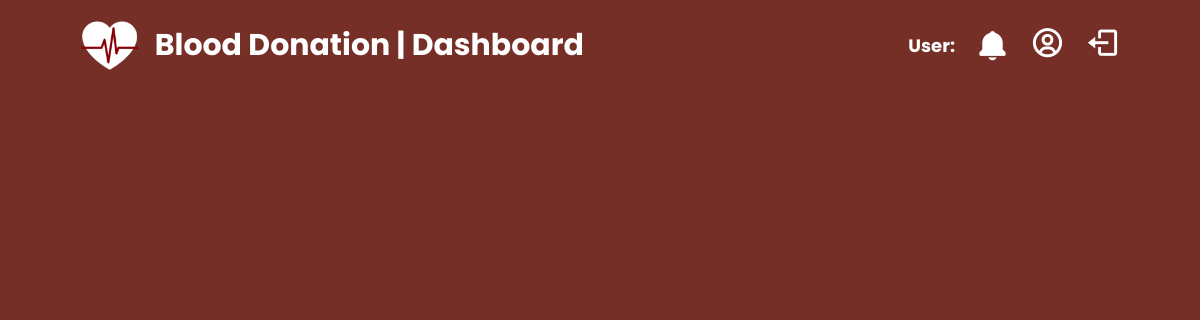
The app's page /admin_approval, older data.
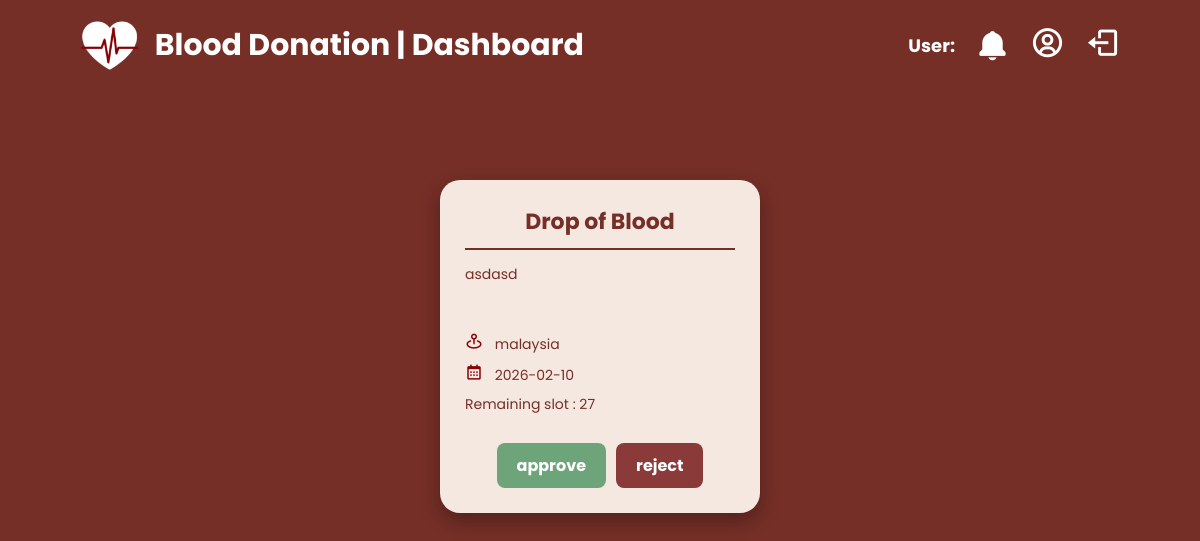
The same page, newer data.
### tables this page shows
CREATE TABLE DonationEvent (
    eventID VARCHAR(20) NOT NULL,
    eventName VARCHAR(100) NOT NULL,
    eventDate DATE NOT NULL,
    eventLocation VARCHAR(20) NOT NULL,
    description VARCHAR(50) NOT NULL,
    userID VARCHAR(20) NOT NULL, -- Links to EventOrganiser 
    availableSlots INT NOT NULL,
    status VARCHAR(15) NOT NULL, -- Pending, Approved, Rejected 
    PRIMARY KEY (eventID),
    FOREIGN KEY (userID) REFERENCES EventOrganiser(userID)
);

### app.py (the view)
@app.route("/admin_approval")
def admin_approval():
    conn = sqlite3.connect("database.db")
    conn.row_factory = sqlite3.Row
    cur = conn.cursor()
    cur.execute("SELECT * FROM DonationEvent WHERE status='pending'")
    events = cur.fetchall()
    conn.close()
    return render_template(
        "admin_approval.html",
        events=events
    )

### templates/admin_approval.html (shortened to what this page needs)
<!DOCTYPE html>
<html lang="en">
<head>
    <link href='https://unpkg.com/boxicons@2.1.4/css/boxicons.min.css' rel='stylesheet'>
</head>
<body>
    <div class="navbar">
        <div class="navbar-header">
            <img src="/static/logo-heart.png" class="logo-img">
            <a href="{{ url_for('admin_dashboard') }}">Blood Donation | Dashboard</a>
        </div>
        <div class="right-nav">
            <h1>User: {{ session['username'] }}</h1>
            <i class='bx bxs-bell' onclick="toggleNotif()"></i>
            <a href="#"><i class='bx bx-user-circle' style="color:white"></i></a>
            <a href="{{ url_for('login') }}"><i class='bx bx-log-out' style="color:white"></i></a>
        </div>
    </div>
    <div class="main-content">
        <div class="event-container">
            {% for event in events %}
            <div class="event-card">
                <div class="card-top">
                    <h2>{{ event.eventName }}</h2>
                    <div class="line"></div>
                    <p class="desc">{{ event.description }}</p>
                </div>
                <div class="card-middle">
                    <p><i class='bx bx-map-pin'></i> {{ event.eventLocation }}</p>
                    <p><i class='bx bx-calendar'></i> {{ event.eventDate }}</p>
                    <p>Remaining slot : {{ event.availableSlots }}</p>
                </div>
                <div class="action-btns">
                    <a href="{{ url_for('update_status', eventID=event.eventID, action='approve') }}" class="btn-approve">approve</a>
                    <a href="{{ url_for('update_status', eventID=event.eventID, action='reject') }}" class="btn-reject">reject</a>
                </div>
            </div>
            {% endfor %}
        </div>
    </div>
</body>
</html>

Row changes from the older to the newer data that the page shows:
added DonationEvent: eventName "Drop of Blood", description "asdasd", eventLocation "malaysia", eventDate "2026-02-10", availableSlots "27"
